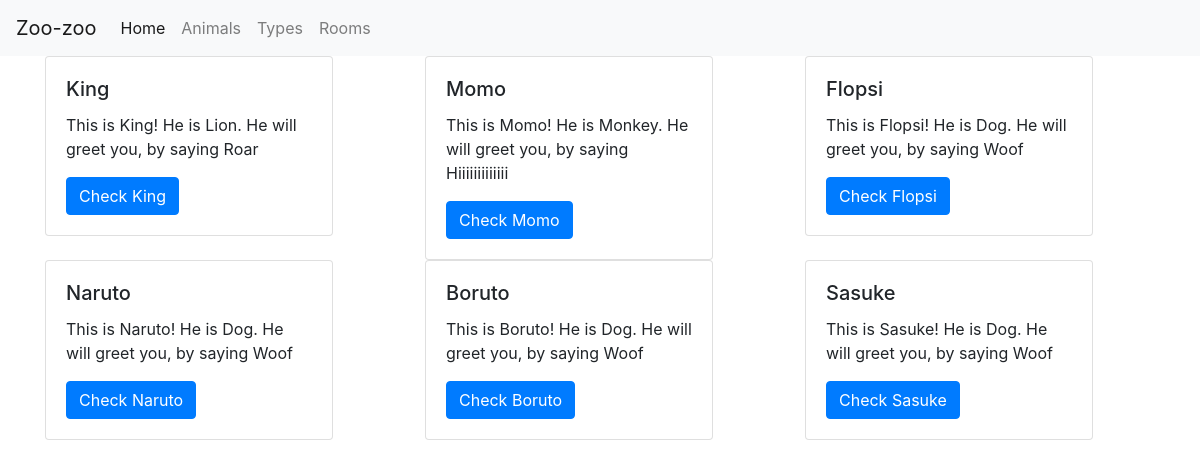
Screenshot of /animal/animals with the database file from the repository.
### animal/models.py (models this page shows, shortened)
class Animal(models.Model):
    name = models.CharField(max_length = 64)
    type = models.ForeignKey(Type, on_delete = models.CASCADE)
    comments = models.ManyToManyField(Comment, blank = True)

class Type(models.Model):
    name = models.CharField(max_length = 64)
    language = models.CharField(max_length = 64)

### animal/views.py (the view)
# urls.py: path('animals',views.animals, name = 'animals'),
def animals(request):
    context = dict()
    animals = Animal.objects.all()
    context['animals'] = animals
    return render(request, 'animal/animals.html', context)

### templates/animal/animals.html (shortened to what this page needs)
{% extends "animal/base.html" %}
{% block body %}
  <div class="container">
    <div class="row">
      {% for animal in animals %}
      <div class="col-4">
        <div class="card" style="width: 18rem;">
          <div class="card-body">
            <h5 class="card-title">{{animal.name}}</h5>
            <p class="card-text">This is {{animal.name}}! He is {{animal.type.name}}. He will greet you, by saying {{animal.type.language}} </p>
            <a href="{% url 'animal' animal.pk %}" class="btn btn-primary">Check {{animal.name}}</a>
          </div>
        </div>
      </div>
      {% endfor %}
    </div>
  </div>
{% endblock %}

### rows the page displays
Animal: name "King", type.name "Lion", type.language "Roar"
Animal: name "Momo", type.name "Monkey", type.language "Hiiiiiiiiiiiii"
Animal: name "Flopsi", type.name "Dog", type.language "Woof"
Animal: name "Naruto", type.name "Dog", type.language "Woof"
Animal: name "Boruto", type.name "Dog", type.language "Woof"
Animal: name "Sasuke", type.name "Dog", type.language "Woof"
